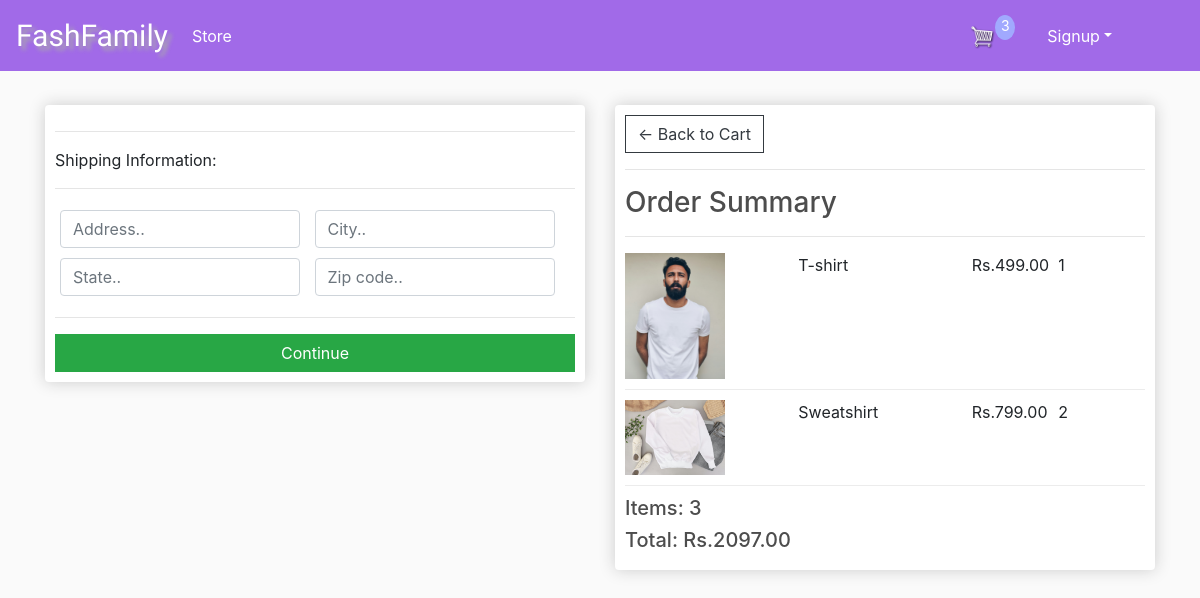
/checkout/ (signed in), run on an earlier commit of the app's database.
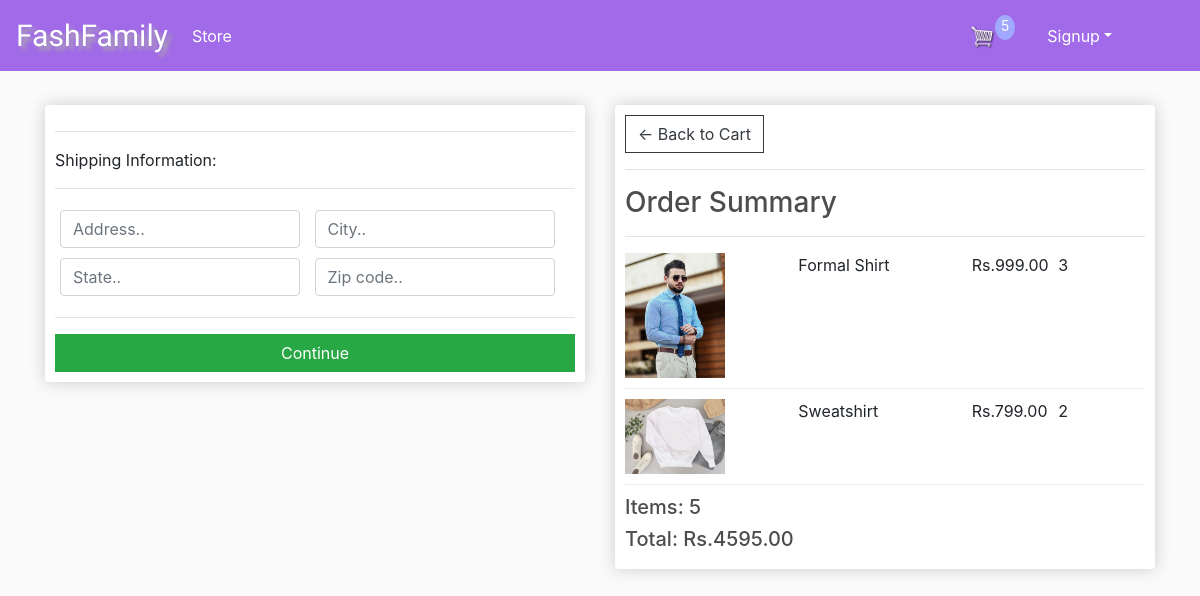
And on a later commit of the database.
### store/models.py (models this page shows, shortened)
class OrderItem(models.Model):
    product = models.ForeignKey(Product, on_delete=models.SET_NULL, blank=True, null=True)
    order = models.ForeignKey(Order, on_delete=models.SET_NULL, blank=True, null=True)
    quantity = models.IntegerField(default=0, null=True, blank=True)
    date_added = models.DateTimeField(auto_now_add=True)
    @property
    def get_total(self):
        total = self.product.price * self.quantity
        return total

class Product(models.Model):
    name = models.CharField(max_length=200, null=True)
    price = models.DecimalField(max_digits=7, decimal_places=2)
    digital = models.BooleanField(default=False, null=True, blank=True)
    image = models.ImageField(null=True, blank=True)
    @property
    def imageURL(self):
        try:
            url = self.image.url
        except:
            url = ''
        return url

class Order(models.Model):
    customer = models.ForeignKey(Customer, on_delete=models.SET_NULL, blank=True, null=True)
    date_ordered = models.DateTimeField(auto_now_add=True)
    complete = models.BooleanField(default=False, null=True, blank=False)
    transactions_id = models.CharField(max_length=200, null=True)
    @property
    def shipping(self):
        shipping = False
        orderitems = self.orderitem_set.all()
        for i in orderitems:
            if i.product.digital == False:
                shipping = True
        return shipping
    @property
    def get_cart_total(self):
        orderitems = self.orderitem_set.all()
        total = sum([item.get_total for item in orderitems])
        return total
    @property
    def get_cart_items(self):
        orderitems = self.orderitem_set.all()
        total = sum([item.quantity for item in orderitems])
        return total

### store/views.py (the view)
# urls.py: path('checkout/', views.checkout, name="checkout"),
def checkout(request):
    data = cartData(request)
    cartItems = data['cartItems']
    order = data['order']
    items = data['items']
    context = {'items': items, 'order': order, 'cartItems':cartItems}
    return render(request, 'store/Checkout.html', context)

### store/utils.py (called while the page is built)
def cartData(request):
            if request.user.is_authenticated:
                customer = request.user.customer
                order, created = Order.objects.get_or_create(customer=customer, complete=False)
                items = order.orderitem_set.all()
                cartItems = order.get_cart_items
            else:
                cookieData = cookieCart(request)
                cartItems = cookieData['cartItems']
                order = cookieData['order']
                items = cookieData['items']
            return {'cartItems': cartItems, 'order': order, 'items': items}

### store/templates/store/Checkout.html (shortened to what this page needs)
{% extends 'store/Main.html' %}
{% load static %}
{% block content %}
<div class="row">
		<div class="col-lg-6">
			<div class="box-element" id="form-wrapper">
				<form id="form">
					<div id="shipping-info">
						<hr>
						<p>Shipping Information:</p>
						<hr>
						<div class="form-field">
							<input class="form-control" type="text" name="address" placeholder="Address..">
						</div>
						<div class="form-field">
							<input class="form-control" type="text" name="city" placeholder="City..">
						</div>
						<div class="form-field">
							<input class="form-control" type="text" name="state" placeholder="State..">
						</div>
						<div class="form-field">
							<input class="form-control" type="text" name="zipcode" placeholder="Zip code..">
						</div>
					</div>
					<hr>
					<input id="form-button" class="btn btn-success btn-block" type="submit" value="Continue">
				</form>
			</div>
			<br>
		</div>
		<div class="col-lg-6">
			<div class="box-element">
				<a  class="btn btn-outline-dark" href="{% url 'cart' %}">&#x2190; Back to Cart</a>
				<hr>
				<h3>Order Summary</h3>
				<hr>
				{% for item in items %}
				<div class="cart-row">
					<div style="flex:2"><img class="row-image" src="{{item.product.imageURL}}"></div>
					<div style="flex:2"><p>{{item.product.name}}</p></div>
					<div style="flex:1"><p>Rs.{{item.product.price}}</p></div>
					<div style="flex:1"><p>{{item.quantity}}</p></div>
				</div>
				{% endfor %}
				<h5>Items:  {{order.get_cart_items}}</h5>
				<h5>Total:  Rs.{{order.get_cart_total|floatformat:2}}</h5>
			</div>
		</div>
	</div>
{% endblock content %}

What changed in the data, as far as the page shows it:
no longer on this page (row edited): OrderItem: product.imageURL (picture), product.name "T-shirt", product.price "499.00", quantity "1"
no longer on this page (row edited): Order: get_cart_items "3", get_cart_total "2097.00"
added OrderItem: product.imageURL (picture), product.name "Formal Shirt", product.price "999.00", quantity "3"
added Order: get_cart_items "5", get_cart_total "4595.00"
Also different on the page:
{{ cartItems }}: "3" → "5"
